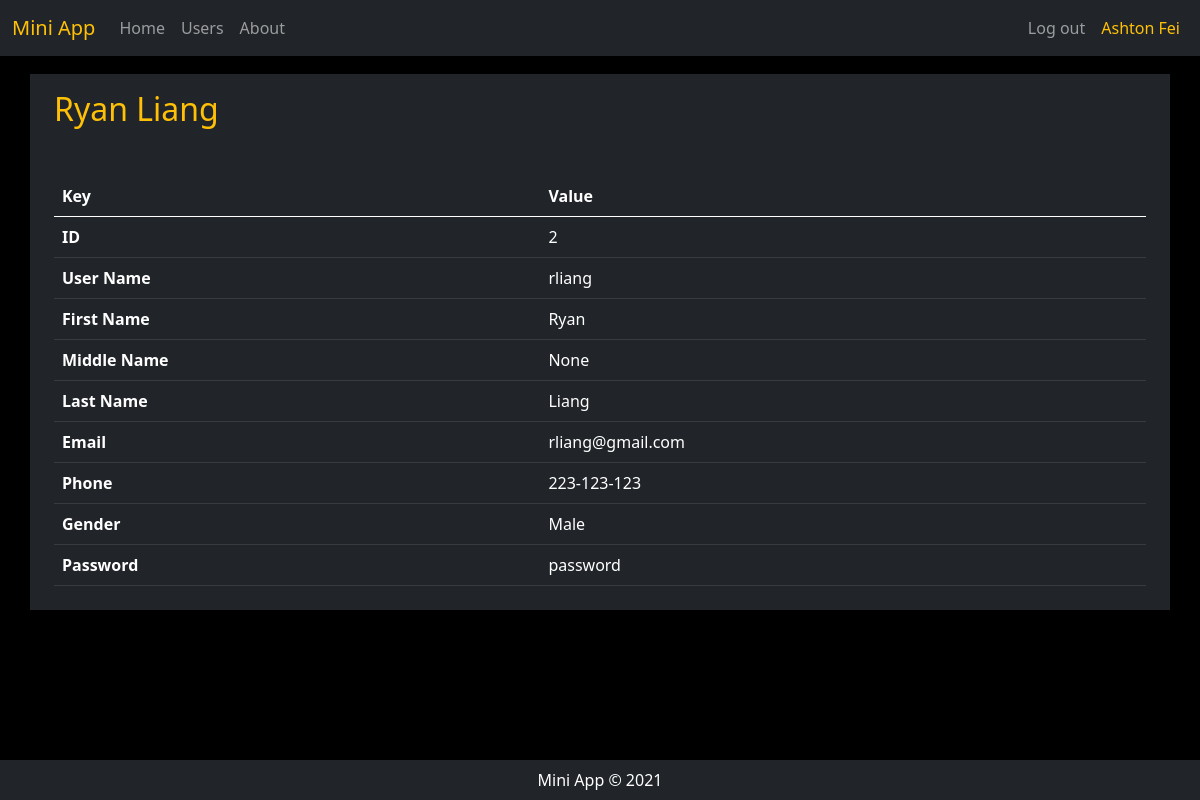
Screenshot of /users/2 (signed in) with the database file from the repository.
### App/database.py (models this page shows)
class User(db.Model, UserMixin):
    id = db.Column(db.Integer, primary_key=True)
    username = db.Column(db.String(30), nullable=False, unique=True)
    first_name = db.Column(db.String(30), nullable=False)
    middle_name = db.Column(db.String(30))
    last_name = db.Column(db.String(30), nullable=False)
    email = db.Column(db.String(100), nullable=False, unique=True)
    phone = db.Column(db.String(100), nullable=False)
    gender = db.Column(db.String(10), nullable=False)
    password_hash = db.Column(db.String(16), nullable=False)

### App/routes.py (the view)
@app.route('/users/<id>', methods=['GET', 'POST'])
@login_required
def user(id):
    user = User.query.filter_by(id=id).first()
    return render_template('user.html', user=user, headers=USER_HEADERS)

### App/routes.py (called while the page is built)
@login_manager.user_loader
def load_user(user_id):
    return User.query.get(int(user_id))

### App/templates/user.html (shortened to what this page needs)
{% extends "base.html" %}
{% block content %}
<div class='container py-2 mt-2'>
    <div class="mt-2 mb-5 text-warning">
        <h2>{{user.first_name}} {{user.last_name}}</h2>
    </div>
    <div class="table-responsive">
        <table class="table table-dark">
            <thead>
            <tr>
                <th>Key</th>
                <th>Value</th>
            </tr>
        </thead>
        <tbody class="table-striped">
            {% for header in headers %}
            <tr>
                <th>{{ header.label }}</th>
                <td>{{ user[header.key] }}</td>
            </tr>
            {% endfor %}
        </tbody>
        </table>
    </div>
</div>
{% endblock%}

### App/templates/base.html (shortened to what this page needs)
<!DOCTYPE html>
<html lang="en">
<head>
    <link href="https://cdn.jsdelivr.net/npm/bootstrap@5.0.0-beta3/dist/css/bootstrap.min.css" rel="stylesheet"
 />
    <link rel="stylesheet" href="{{url_for('static', filename='style.css')}}">
</head>
<body class='text-white' style='background-color: #000000; padding-top: 66px; padding-bottom: 66px;'>
    <nav class="navbar navbar-dark bg-dark fixed-top navbar-expand-lg">
        <div class="container-fluid">
            <a class="navbar-brand text-warning" href="{{ url_for('home') }}">Mini App</a>
            <div class="collapse navbar-collapse" id="navbarNav">
                <div class="navbar-nav me-auto">
                    {% if current_user.is_authenticated %}
                    <a {% if request.path=='/' %} class="nav-link active" aria-current="page" {% else %}
                        class="nav-link" {% endif %} href="{{ url_for('home') }}">Home</a>
                    <a {% if request.path=='/users' %} class="nav-link active" aria-current="page" {% else %}
                        class="nav-link" {% endif %} href="{{ url_for('users') }}">Users</a>
                    <a {% if request.path=='/about' %} class="nav-link active" aria-current="page" {% else %}
                        class="nav-link" {% endif %} href="{{ url_for('about') }}">About</a>
                    {% endif %}
                </div>
                <div class="navbar-nav">
                    {% if current_user.is_authenticated %}
                    <a class="nav-link" href="{{ url_for('logout') }}">Log out</a>
                    <a class="nav-link text-warning"
                        href="{{ url_for('user', id=current_user.id)}}">{{current_user.first_name}}
                        {{current_user.last_name}}</a>
                    {% endif %}
                </div>
            </div>
        </div>
    </nav>
    <div class="container bg-dark">
        {% block content %}{% endblock %}
    </div>
    <div class="bg-dark fixed-bottom p-2">
        <p class="text-center m-0">Mini App &copy; 2021</p>
    </div>
</body>
</html>

### rows the page displays
User: first_name "Ashton", last_name "Fei"
User: first_name "Ryan", last_name "Liang", id "2" "rliang" "Ryan" "None" "Liang" "rliang@gmail.com" "223-123-123" "Male" "password"

### other values shown
{{ header.label }} "ID" "User Name" "First Name" "Middle Name" "Last Name" "Email" "Phone" "Gender" "Password"
